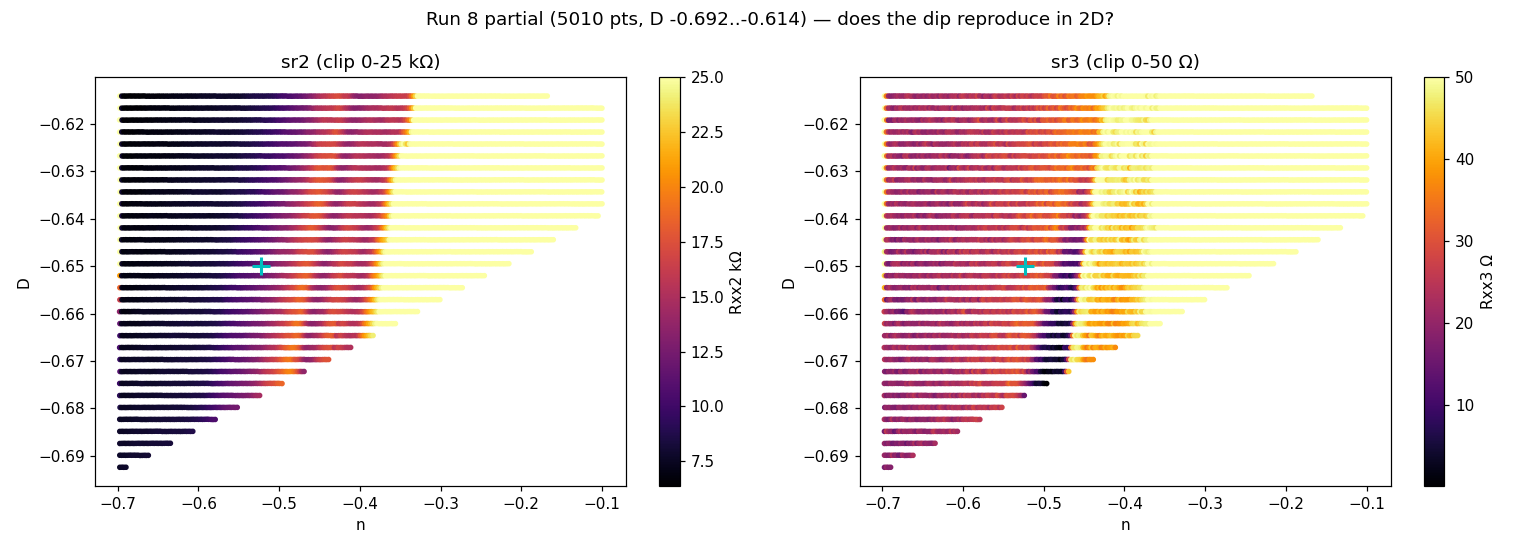

This chart was generated by the following Python code:
import numpy as np
import matplotlib; matplotlib.use("Agg"); import matplotlib.pyplot as plt
from hera.analysis import open_run, GateCalibration
g = open_run("data/8"); mc = g.meta["measurement_config"]; Ib = mc["bias_voltage_1"]/mc["bias_resistor"]
vtg = g.col_at(g.col_indices("k_tg_volt")[-1]); vbg = g.col_at(g.col_indices("k_bg_volt")[-1])
R2 = (g.col("sr830_2_X")/mc["sr2_gain"])/Ib; R3 = (g.col("sr830_3_X")/mc["sr3_gain"])/Ib
cal = GateCalibration.from_thicknesses(23.6e-9,20e-9,0)
nn,DD = cal.n_D(vtg,vbg); nn=nn/1e4/1e12; DD=DD/1e9
print(f"run 8 partial: {g.rows} pts ; D mapped {DD.min():.3f}..{DD.max():.3f} ; n {nn.min():.3f}..{nn.max():.3f}")
print(f"sr2 min {R2.min():.0f} Ω ; sr3 min {R3.min():.1f} Ω ; pts sr2<5kΩ:{(R2<5000).sum()} sr3<8Ω:{(R3<8).sum()}")

fig,ax=plt.subplots(1,2,figsize=(14,5))
fig.suptitle(f"Run 8 partial ({g.rows} pts, D {DD.min():.3f}..{DD.max():.3f}) — does the dip reproduce in 2D?")
s0=ax[0].scatter(nn,DD,c=np.clip(R2/1e3,0,25),s=7,cmap="inferno"); plt.colorbar(s0,ax=ax[0],label="Rxx2 kΩ")
ax[0].plot(-0.523,-0.65,"c+",ms=12,mew=2); ax[0].set(xlabel="n",ylabel="D",title="sr2 (clip 0-25 kΩ)")
s1=ax[1].scatter(nn,DD,c=np.clip(R3,0,50),s=7,cmap="inferno"); plt.colorbar(s1,ax=ax[1],label="Rxx3 Ω")
ax[1].plot(-0.523,-0.65,"c+",ms=12,mew=2); ax[1].set(xlabel="n",ylabel="D",title="sr3 (clip 0-50 Ω)")
plt.tight_layout(); plt.savefig("hera_scratch/run8_partial.png",dpi=110)

# nearest mapped D-row to -0.65: extract its n-cut
row = (np.abs(DD+0.65)<0.003)
if row.sum()>5:
    o=np.argsort(nn[row]); ncut=nn[row][o]; r3cut=R3[row][o]; r2cut=R2[row][o]
    i=np.argmin(r3cut)
    print(f"D=-0.65 cut ({row.sum()} pts): sr3 min {r3cut[i]:.1f} Ω at n={ncut[i]:.3f} (run5 dip: 5.7 Ω at n=-0.52)")
print("saved run8_partial.png")
